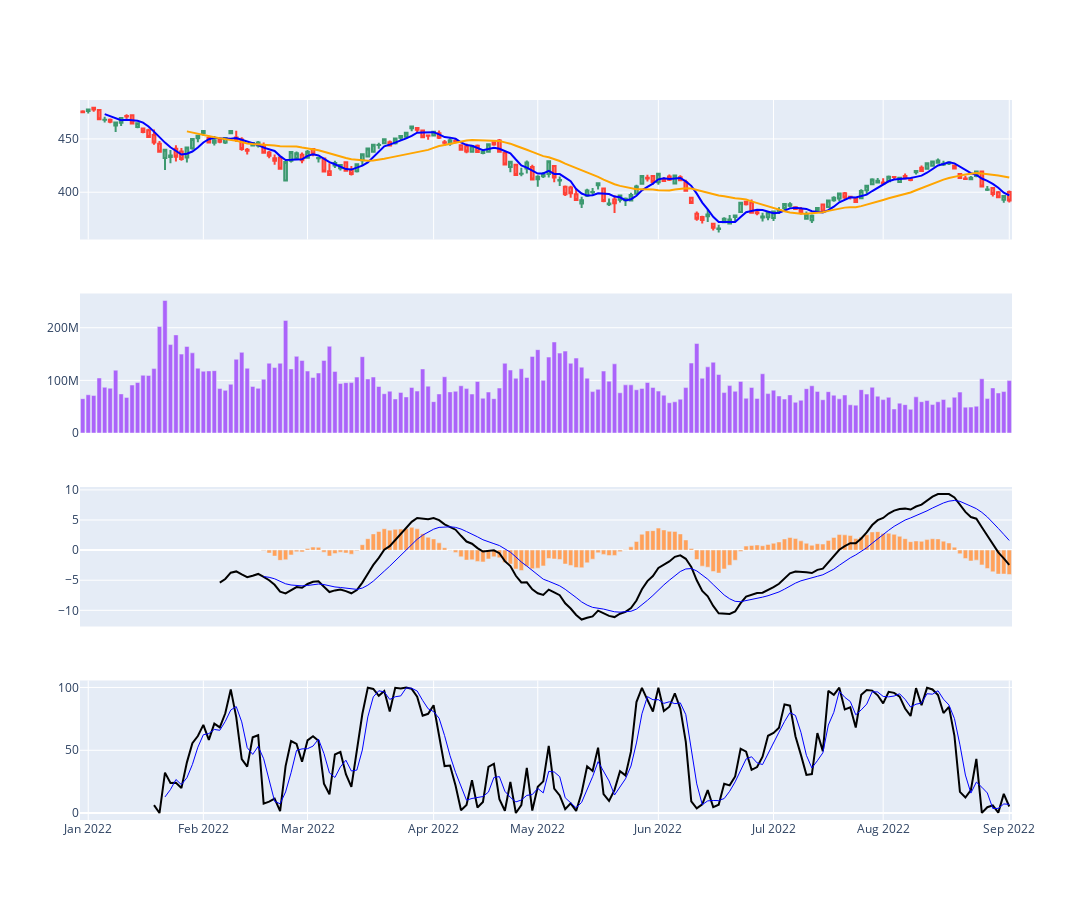

The notebook cell this image was saved under:
### Code cell
# MACD
macd = MACD(close=df['Close'])

# stochastics 隨機 (KD指標)
stoch = StochasticOscillator(high=df['High'],
                             close=df['Close'],
                             low=df['Low'],
                             n=14, 
                             d_n=3)

# 個帶有 4 個子圖的圖形
fig = make_subplots(rows=4, cols=1, shared_xaxes=True)

# Plot OHLC on 1st subplot (using the codes from before)
fig.add_trace(go.Candlestick(x=df.index,
                             open=df['Open'],
                             high=df['High'],
                             low=df['Low'],
                             close=df['Close'], 
                             showlegend=False))
# add moving average traces
fig.add_trace(go.Scatter(x=df.index, 
                         y=df['MA5'], 
                         line=dict(color='blue', width=2), 
                         name='MA 5'))
fig.add_trace(go.Scatter(x=df.index, 
                         y=df['MA20'], 
                         line=dict(color='orange', width=2), 
                         name='MA 20'))

# 在第二行繪製交易量
# Plot volume trace on 2nd row 
fig.add_trace(go.Bar(x=df.index, 
                     y=df['Volume']
                    ), row=2, col=1)

# 在第三行繪製 MACD 軌跡
# Plot MACD trace on 3rd row
fig.add_trace(go.Bar(x=df.index, 
                     y=macd.macd_diff()
                    ), row=3, col=1)
fig.add_trace(go.Scatter(x=df.index,
                         y=macd.macd(),
                         line=dict(color='black', width=2)
                        ), row=3, col=1)
fig.add_trace(go.Scatter(x=df.index,
                         y=macd.macd_signal(),
                         line=dict(color='blue', width=1)
                        ), row=3, col=1)

# 在第 4 行繪製隨機軌跡
# Plot stochastics trace on 4th row 
fig.add_trace(go.Scatter(x=df.index,
                         y=stoch.stoch(),
                         line=dict(color='black', width=2)
                        ), row=4, col=1)
fig.add_trace(go.Scatter(x=df.index,
                         y=stoch.stoch_signal(),
                         line=dict(color='blue', width=1)
                        ), row=4, col=1)

# update layout by changing the plot size, hiding legends & rangeslider, and removing gaps between dates
fig.update_layout(height=900, width=1200, 
                  showlegend=False, 
                  xaxis_rangeslider_visible=False,
                  xaxis_rangebreaks=[dict(values=dt_breaks)])

fig.show()

### Figure 1 — Plotly figure (JSON) as saved in the notebook; plotly's stock layout.template omitted (floating-point values rounded to 4 significant figures; data arrays with more than 128 entries replaced by an {"elided": "..."} marker saying what was removed)
{"data": [{"close": {"elided": "170 float values"}, "high": {"elided": "170 float values"}, "low": {"elided": "170 float values"}, "open": {"elided": "170 float values"}, "showlegend": false, "type": "candlestick", "x": {"elided": "170 str values"}}, {"line": {"color": "blue", "width": 2}, "name": "MA 5", "type": "scatter", "x": {"elided": "170 str values"}, "y": {"elided": "170 float values"}}, {"line": {"color": "orange", "width": 2}, "name": "MA 20", "type": "scatter", "x": {"elided": "170 str values"}, "y": {"elided": "170 float values"}}, {"type": "bar", "x": {"elided": "170 str values"}, "xaxis": "x2", "y": {"elided": "170 int values"}, "yaxis": "y2"}, {"type": "bar", "x": {"elided": "170 str values"}, "xaxis": "x3", "y": {"elided": "170 float values"}, "yaxis": "y3"}, {"line": {"color": "black", "width": 2}, "type": "scatter", "x": {"elided": "170 str values"}, "xaxis": "x3", "y": {"elided": "170 float values"}, "yaxis": "y3"}, {"line": {"color": "blue", "width": 1}, "type": "scatter", "x": {"elided": "170 str values"}, "xaxis": "x3", "y": {"elided": "170 float values"}, "yaxis": "y3"}, {"line": {"color": "black", "width": 2}, "type": "scatter", "x": {"elided": "170 str values"}, "xaxis": "x4", "y": {"elided": "170 float values"}, "yaxis": "y4"}, {"line": {"color": "blue", "width": 1}, "type": "scatter", "x": {"elided": "170 str values"}, "xaxis": "x4", "y": {"elided": "170 float values"}, "yaxis": "y4"}], "layout": {"height": 900, "showlegend": false, "width": 1200, "xaxis": {"anchor": "y", "domain": [0, 1], "matches": "x4", "rangebreaks": [{"values": ["2022-01-01", "2022-01-02", "2022-01-08", "2022-01-09", "2022-01-15", "2022-01-16", "2022-01-17", "2022-01-22", "2022-01-23", "2022-01-29", "2022-01-30", "2022-02-05", "2022-02-06", "2022-02-12", "2022-02-13", "2022-02-19", "2022-02-20", "2022-02-21", "2022-02-26", "2022-02-27", "2022-03-05", "2022-03-06", "2022-03-12", "2022-03-13", "2022-03-19", "2022-03-20", "2022-03-26", "2022-03-27", "2022-04-02", "2022-04-03", "2022-04-09", "2022-04-10", "2022-04-15", "2022-04-16", "2022-04-17", "2022-04-23", "2022-04-24", "2022-04-30", "2022-05-01", "2022-05-07", "2022-05-08", "2022-05-14", "2022-05-15", "2022-05-21", "2022-05-22", "2022-05-28", "2022-05-29", "2022-05-30", "2022-06-04", "2022-06-05", "2022-06-11", "2022-06-12", "2022-06-18", "2022-06-19", "2022-06-20", "2022-06-25", "2022-06-26", "2022-07-02", "2022-07-03", "2022-07-04", "2022-07-09", "2022-07-10", "2022-07-16", "2022-07-17", "2022-07-23", "2022-07-24", "2022-07-30", "2022-07-31", "2022-08-06", "2022-08-07", "2022-08-13", "2022-08-14", "2022-08-20", "2022-08-21", "2022-08-27", "2022-08-28"]}], "rangeslider": {"visible": false}, "showticklabels": false}, "xaxis2": {"anchor": "y2", "domain": [0, 1], "matches": "x4", "showticklabels": false}, "xaxis3": {"anchor": "y3", "domain": [0, 1], "matches": "x4", "showticklabels": false}, "xaxis4": {"anchor": "y4", "domain": [0, 1]}, "yaxis": {"anchor": "x", "domain": [0.8063, 1]}, "yaxis2": {"anchor": "x2", "domain": [0.5375, 0.7312]}, "yaxis3": {"anchor": "x3", "domain": [0.2687, 0.4625]}, "yaxis4": {"anchor": "x4", "domain": [0, 0.1938]}}}
